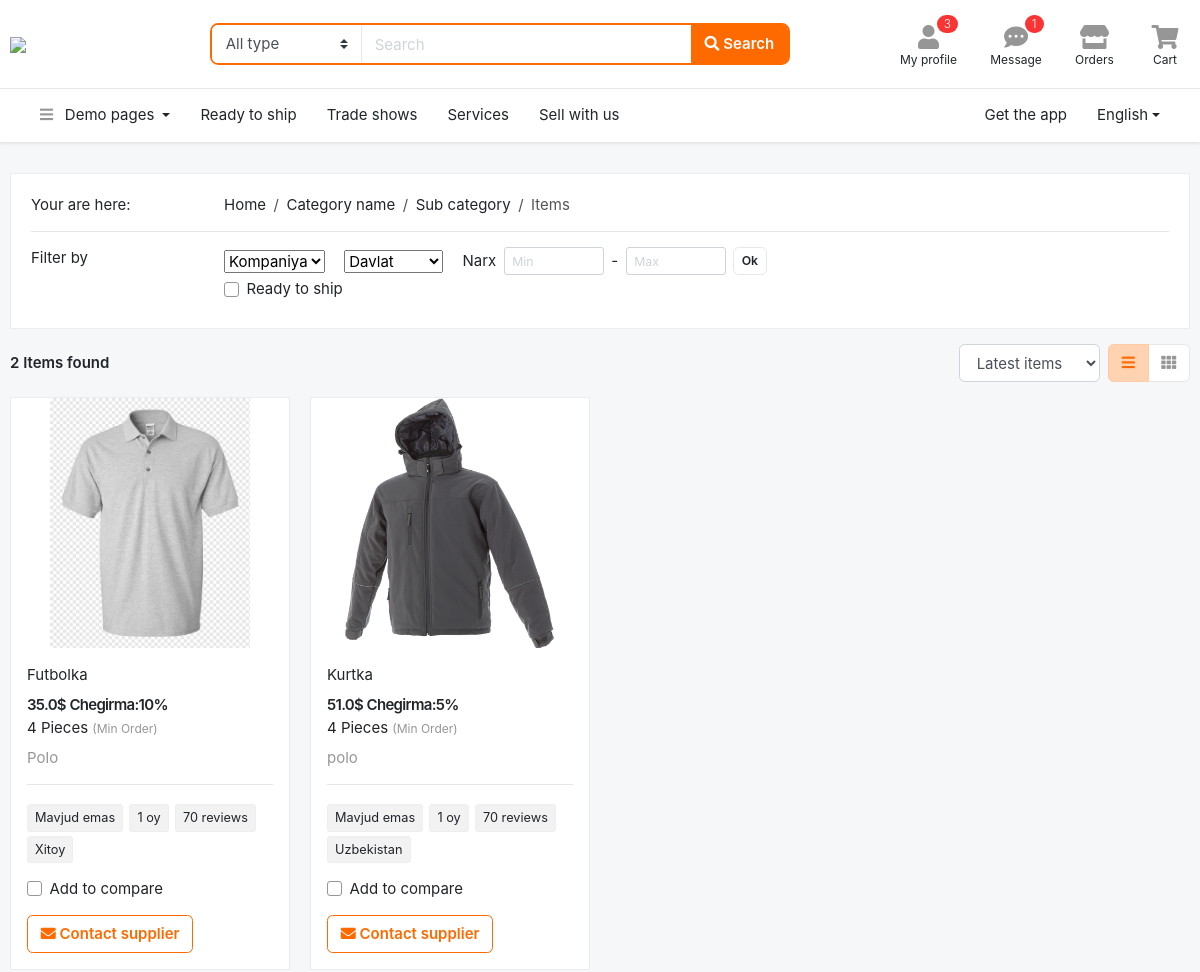
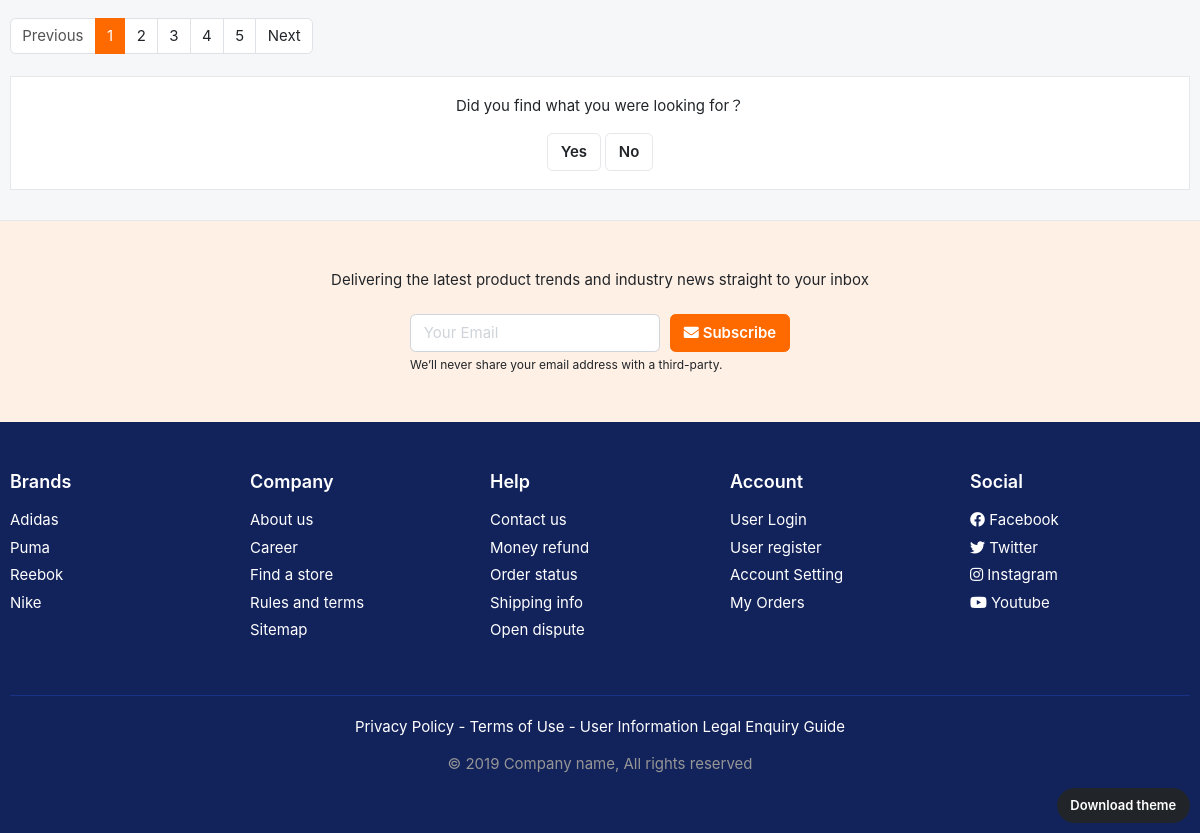
The page /home/bolim/4/ on the database its author committed (2 pictures, top to bottom).
### asosiy/models.py (models this page shows, shortened)
class Mahsulot(models.Model):
    nom = models.CharField(max_length=100)
    narx = models.FloatField()
    chegirma = models.PositiveIntegerField(default=0)
    batafsil = models.TextField()
    brend = models.CharField(max_length=30)
    kafolat = models.CharField(max_length=30)
    yetkazish = models.CharField(max_length=30)
    mavjud = models.BooleanField(default=True)
    bolim = models.ForeignKey(Bolim, on_delete=models.CASCADE)
    davlat = models.CharField(max_length=50,null=True,default='Uzbekistan')

class Media(models.Model):
    rasm = models.FileField()
    mahsulot = models.ForeignKey(Mahsulot, on_delete=models.CASCADE, related_name='rasmlar')

### asosiy/views.py (the view)
# urls.py: path('bolim/<int:son>/',BolimMahsulotlariView.as_view()),
class BolimMahsulotlariView(View):  #//
    def get(self, request, son):
        natija = Mahsulot.objects.filter(bolim__id = son)
        kom = request.GET.get('k')
        dav = request.GET.get('d')
        min = request.GET.get('kichik')
        max = request.GET.get('katta')
        if kom:
            natija = natija.filter(brend=kom)
        if dav:
            natija = natija.filter(davlat=dav)
        if min and max:
            natija = natija.filter(narx__gt = max,narx__lt = min)
        content = {
            'mahsulotlar': natija
        }
        return render(request, 'page-listing-grid.html',content)

### templates/page-listing-grid.html (shortened to what this page needs)
{% extends "header.html" %}
{% block content %}
<section class="section-content padding-y">
<div class="container">
<div class="card mb-3">
  <div class="card-body">
<div class="row">
  <div class="col-md-2"> Your are here: </div>
  <nav class="col-md-8">
  <ol class="breadcrumb">
      <li class="breadcrumb-item"><a href="#">Home</a></li>
      <li class="breadcrumb-item"><a href="#">Category name</a></li>
      <li class="breadcrumb-item"><a href="#">Sub category</a></li>
      <li class="breadcrumb-item active" aria-current="page">Items</li>
  </ol>
  </nav>
</div>
<hr>
<div class="row">
  <div class="col-md-2">Filter by</div>
   <form method="get">
  <div class="col-md-10">
    <ul class="list-inline">
     <select name="k" class="list-inline-item mr-3 dropdown"><a href="#" class="dropdown-toggle" data-toggle="dropdown">   Kompaniya </a>
        <option value="" selected disabled>Kompaniya</option>
        </select>
        <select name="d" class="list-inline-item mr-3 dropdown"><a href="#" class="dropdown-toggle" data-toggle="dropdown">   Davlat </a>
        <option value="" selected disabled>Davlat</option>
        </select>
      <li class="list-inline-item mr-3">
        <div class="form-inline">
          <label class="mr-2">Narx</label>
        <input class="form-control form-control-sm" placeholder="Min" type="number" name="kichik">
          <span class="px-2"> - </span>
        <input class="form-control form-control-sm" placeholder="Max" type="number" name="katta">
        <button type="submit" class="btn btn-sm btn-light ml-2">Ok</button>
      </div>
      </li>
      <li class="list-inline-item mr-3">
        <label class="custom-control mt-1 custom-checkbox">
        <div class="custom-control-label">Ready to ship
        </div>
      </label>
      </li>
    </ul>
  </div>
       </form>
</div>
  </div>
</div>
<header class="mb-3">
		<div class="form-inline">
			<strong class="mr-md-auto">{{mahsulotlar.count}} Items found </strong>
			<select class="mr-2 form-control">
				<option>Latest items</option>
			</select>
			<div class="btn-group">
				<a href="page-listing-grid.html" class="btn btn-light active" data-toggle="tooltip" title="List view">
					<i class="fa fa-bars"></i></a>
				<a href="page-listing-large.html" class="btn btn-light" data-toggle="tooltip" title="Grid view">
					<i class="fa fa-th"></i></a>
			</div>
		</div>
</header>
<div class="row">
{% for m in mahsulotlar %}
	<div class="col-md-3">
		<figure class="card card-product-grid">
			<div class="img-wrap">
				<img src="{{m.rasmlar.first.rasm.url}}">
			</div>
			<figcaption class="info-wrap">
					<a href="#" class="title mb-2">{{m.nom}}</a>
					<div class="price-wrap">
						<span class="price">{{m.narx}}$</span>
						<span class="price">Chegirma:{{m.chegirma}}%</span>
					</div>
					<p class="mb-2"> 4 Pieces  <small class="text-muted">(Min Order)</small></p>
					<p class="text-muted ">{{m.brend}}</p>
					<hr>
					<p class="mb-3">
						{% if mahsulot.mavjud %}
						<span class = "tag"><i class = "fa fa-check"></i>Mavjud</span>
						{% else %}
						<span class = "tag">Mavjud emas</span>
						{% endif %}
						<span class="tag"> {{m.kafolat}} </span>
						<span class="tag"> 70 reviews </span>
						<span class="tag"> {{m.davlat}} </span>
					</p>
					<label class="custom-control mb-3 custom-checkbox">
					  <div class="custom-control-label">Add to compare
					  </div>
					</label>
					<a href="#" class="btn btn-outline-primary"> <i class="fa fa-envelope"></i> Contact supplier </a>
			</figcaption>
		</figure>
	</div>
	{% endfor %}
</div>
<nav class="mb-4" aria-label="Page navigation sample">
  <ul class="pagination">
    <li class="page-item disabled"><a class="page-link" href="#">Previous</a></li>
    <li class="page-item active"><a class="page-link" href="#">1</a></li>
    <li class="page-item"><a class="page-link" href="#">2</a></li>
    <li class="page-item"><a class="page-link" href="#">3</a></li>
    <li class="page-item"><a class="page-link" href="#">4</a></li>
    <li class="page-item"><a class="page-link" href="#">5</a></li>
    <li class="page-item"><a class="page-link" href="#">Next</a></li>
  </ul>
</nav>
<div class="box text-center">
	<p>Did you find what you were looking for？</p>
	<a href="" class="btn btn-light">Yes</a>
	<a href="" class="btn btn-light">No</a>
</div>
</div>
</section>
<section class="padding-y-lg bg-light border-top">
<div class="container">
<p class="pb-2 text-center">Delivering the latest product trends and industry news straight to your inbox</p>
<div class="row justify-content-md-center">
	<div class="col-lg-4 col-sm-6">
<form class="form-row">
		<div class="col-8">
		<input class="form-control" placeholder="Your Email" type="email">
		</div>
		<div class="col-4">
		<button type="submit" class="btn btn-block btn-warning"> <i class="fa fa-envelope"></i> Subscribe </button>
		</div>
</form>
<small class="form-text">We’ll never share your email address with a third-party. </small>
	</div>
</div>
</div>
</section>
<footer class="section-footer bg-secondary">
	<div class="container">
		<section class="footer-top padding-y-lg text-white">
			<div class="row">
				<aside class="col-md col-6">
					<h6 class="title">Brands</h6>
					<ul class="list-unstyled">
						<li> <a href="#">Adidas</a></li>
						<li> <a href="#">Puma</a></li>
						<li> <a href="#">Reebok</a></li>
						<li> <a href="#">Nike</a></li>
					</ul>
				</aside>
				<aside class="col-md col-6">
					<h6 class="title">Company</h6>
					<ul class="list-unstyled">
						<li> <a href="#">About us</a></li>
						<li> <a href="#">Career</a></li>
						<li> <a href="#">Find a store</a></li>
						<li> <a href="#">Rules and terms</a></li>
						<li> <a href="#">Sitemap</a></li>
					</ul>
				</aside>
				<aside class="col-md col-6">
					<h6 class="title">Help</h6>
					<ul class="list-unstyled">
						<li> <a href="#">Contact us</a></li>
						<li> <a href="#">Money refund</a></li>
						<li> <a href="#">Order status</a></li>
						<li> <a href="#">Shipping info</a></li>
						<li> <a href="#">Open dispute</a></li>
					</ul>
				</aside>
				<aside class="col-md col-6">
					<h6 class="title">Account</h6>
					<ul class="list-unstyled">
						<li> <a href="#"> User Login </a></li>
						<li> <a href="#"> User register </a></li>
						<li> <a href="#"> Account Setting </a></li>
						<li> <a href="#"> My Orders </a></li>
					</ul>
				</aside>
				<aside class="col-md">
					<h6 class="title">Social</h6>
					<ul class="list-unstyled">
						<li><a href="#"> <i class="fab fa-facebook"></i> Facebook </a></li>
						<li><a href="#"> <i class="fab fa-twitter"></i> Twitter </a></li>
						<li><a href="#"> <i class="fab fa-instagram"></i> Instagram </a></li>
						<li><a href="#"> <i class="fab fa-youtube"></i> Youtube </a></li>
					</ul>
				</aside>
			</div>
		</section>
		<section class="footer-bottom text-center">
				<p class="text-white">Privacy Policy - Terms of Use - User Information Legal Enquiry Guide</p>
				<p class="text-muted"> &copy 2019 Company name, All rights reserved </p>
				<br>
		</section>
	</div>
</footer>
{% endblock %}

### static/css/ui.css (style rules this page uses)
html { font-family:'Inter', sans-serif;font-size:15px }
.img-wrap { text-align:center;display:block }
.img-wrap img { max-width:100% }
.price-wrap { letter-spacing:-0.7px }
.padding-y { padding-top:30px;padding-bottom:30px }
.padding-y-lg { padding-top:48px;padding-bottom:48px }
figure { margin-bottom:0 }
.section-footer ul li { margin-bottom:5px }
.section-footer ul a { color:inherit }
.section-footer .title { font-weight:600;margin-bottom:16px;font-size:18px }
.footer-bottom { padding-top:20px;padding-bottom:20px;border-top:1px solid #1a3286 }
.btn-light { background-color:#fff;border-color:#e5e7ea }
.btn-light i { color:#969696 }
.btn-light.active i { color:#ff6a00 }
.list-inline { margin-bottom:0 }
.list-inline-item { vertical-align:middle }
[class*="list-"] li:after { visibility:hidden;display:block;content:"";overflow:hidden;height:0;clear:both }
[class*='card-product'] a.title { color:#212529;display:block }
[class*='card-product'] p { margin-bottom:0 }
[class*='card-product'] .img-wrap { overflow:hidden;position:relative }
[class*='card-product'] .img-wrap img { height:100%;max-width:100%;width:auto;display:inline-block;-o-object-fit:cover;object-fit:cover }
.card-product-grid { margin-bottom:20px }
.card-product-grid .img-wrap { height:250px }
.card-product-grid .info-wrap { overflow:hidden;padding:16px }
.card .img-wrap { overflow:hidden }
.tag { display:inline-block;padding:3px 7px;background:#f2f2f2;border:1px solid #eee;border-radius:3px;margin-top:4px;margin-right:2px;font-size:85% }
.price { font-weight:600;color:#212529 }
.box { padding:18px;background:#fff;border:1px solid #e5e7ea }
.form-inline input[type='number'] { max-width:100px }
body { background-color:#f6f7f9 }

### rows shown on the page
Mahsulot: rasmlar.first.rasm (picture), nom "Futbolka", narx "35.0", chegirma "10", brend "Polo", kafolat "1 oy", davlat "Xitoy"
Mahsulot: rasmlar.first.rasm (picture), nom "Kurtka", narx "51.0", chegirma "5", brend "polo", kafolat "1 oy", davlat "Uzbekistan"

### other values the page prints
{{ mahsulotlar.count }} "2"
